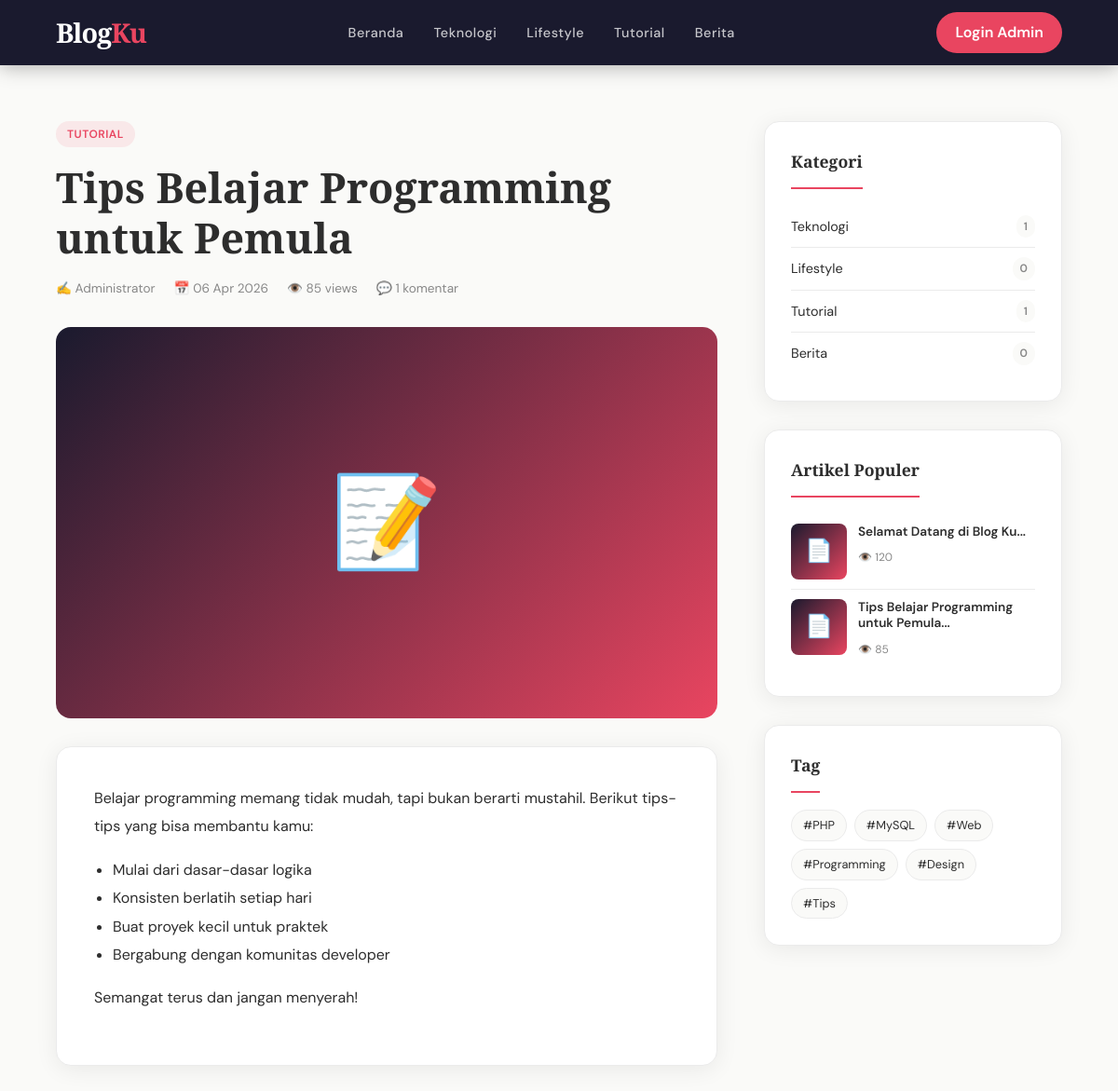
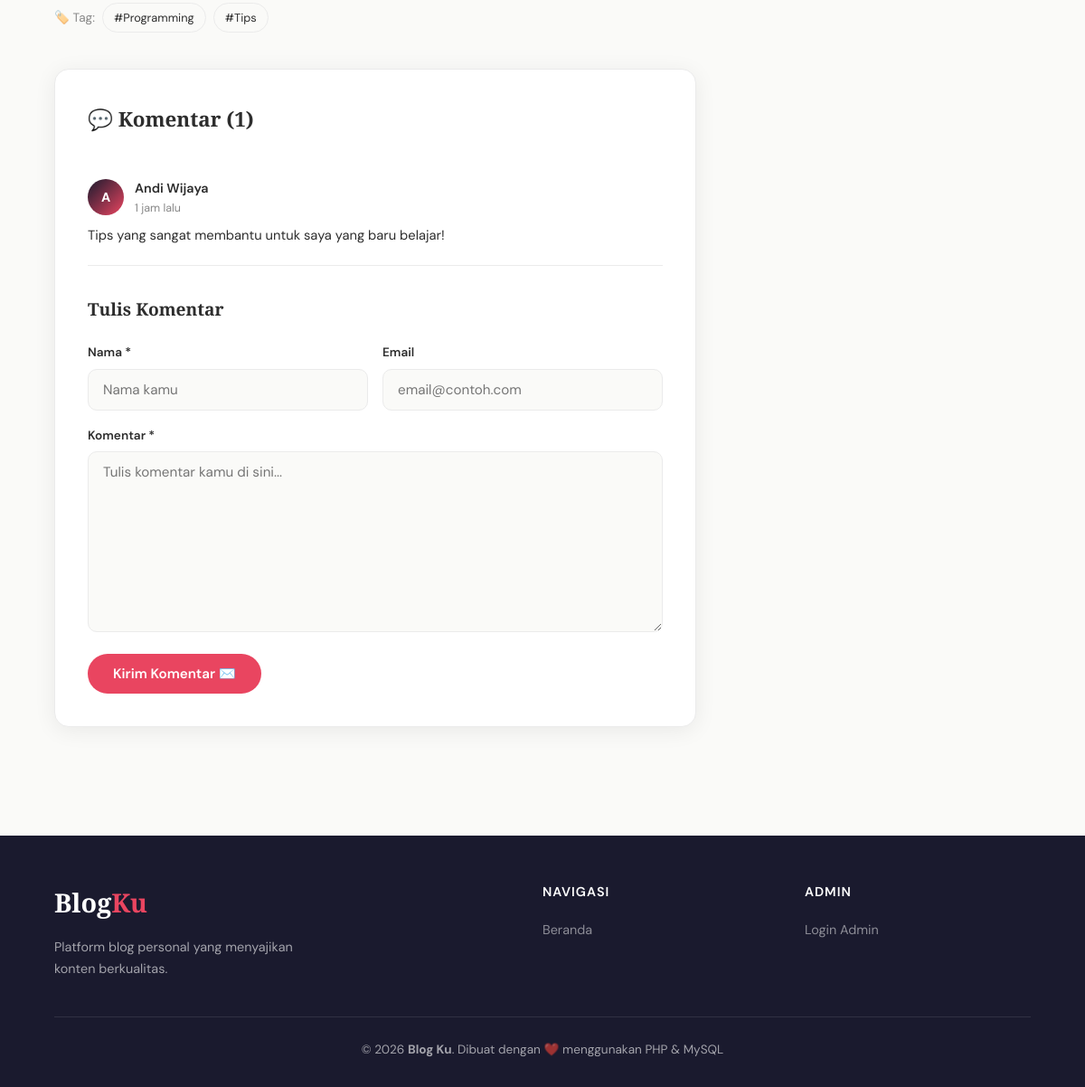
The app's page /artikel.php?slug=tips-belajar-programming-pemula with its own data (2 pictures, top to bottom).
### tables this page shows
CREATE TABLE IF NOT EXISTS kategori (
    id INT AUTO_INCREMENT PRIMARY KEY,
    nama VARCHAR(100) NOT NULL,
    slug VARCHAR(100) UNIQUE NOT NULL,
    deskripsi TEXT
);

CREATE TABLE IF NOT EXISTS artikel (
    id INT AUTO_INCREMENT PRIMARY KEY,
    judul VARCHAR(255) NOT NULL,
    slug VARCHAR(255) UNIQUE NOT NULL,
    konten LONGTEXT,
    ringkasan TEXT,
    gambar VARCHAR(255),
    id_kategori INT,
    id_user INT,
    status ENUM('draft','publish') DEFAULT 'draft',
    views INT DEFAULT 0,
    created_at TIMESTAMP DEFAULT CURRENT_TIMESTAMP,
    updated_at TIMESTAMP DEFAULT CURRENT_TIMESTAMP ON UPDATE CURRENT_TIMESTAMP,
    FOREIGN KEY (id_kategori) REFERENCES kategori(id) ON DELETE SET NULL,
    FOREIGN KEY (id_user) REFERENCES users(id) ON DELETE CASCADE
);

CREATE TABLE IF NOT EXISTS users (
    id INT AUTO_INCREMENT PRIMARY KEY,
    nama VARCHAR(100) NOT NULL,
    username VARCHAR(50) UNIQUE NOT NULL,
    password VARCHAR(255) NOT NULL,
    email VARCHAR(100) UNIQUE,
    avatar VARCHAR(255) DEFAULT 'default.png',
    role ENUM('admin','author') DEFAULT 'author',
    created_at TIMESTAMP DEFAULT CURRENT_TIMESTAMP
);

CREATE TABLE IF NOT EXISTS tag (
    id INT AUTO_INCREMENT PRIMARY KEY,
    nama VARCHAR(100) NOT NULL,
    slug VARCHAR(100) UNIQUE NOT NULL
);

CREATE TABLE IF NOT EXISTS komentar (
    id INT AUTO_INCREMENT PRIMARY KEY,
    id_artikel INT,
    nama VARCHAR(100) NOT NULL,
    email VARCHAR(100),
    isi TEXT NOT NULL,
    status ENUM('pending','approved','rejected') DEFAULT 'pending',
    created_at TIMESTAMP DEFAULT CURRENT_TIMESTAMP,
    FOREIGN KEY (id_artikel) REFERENCES artikel(id) ON DELETE CASCADE
);

### includes/functions.php (called while the page is built, shortened)
<?php
function timeAgo($datetime) {
    $now = new DateTime();
    $ago = new DateTime($datetime);
    $diff = $now->diff($ago);
    if ($diff->h > 0) return $diff->h . ' jam lalu';
    return 'Baru saja';
}

### public/artikel.php (the view, shortened to what this page needs)
<?php
require '../config/db.php';
require '../includes/functions.php';
$slug = isset($_GET['slug']) ? $_GET['slug'] : '';
$stmt = $pdo->prepare("SELECT a.*, k.nama as kategori_nama, k.slug as kategori_slug, u.nama as author_nama
    FROM artikel a LEFT JOIN kategori k ON a.id_kategori=k.id LEFT JOIN users u ON a.id_user=u.id
    WHERE a.slug=? AND a.status='publish'");
$stmt->execute([$slug]);
$art = $stmt->fetch();
$pdo->prepare("UPDATE artikel SET views=views+1 WHERE id=?")->execute([$art['id']]);
$tags = $pdo->prepare("SELECT t.* FROM tag t JOIN artikel_tag at2 ON t.id=at2.id_tag WHERE at2.id_artikel=?");
$tags->execute([$art['id']]);
$art_tags = $tags->fetchAll();
$koms = $pdo->prepare("SELECT * FROM komentar WHERE id_artikel=? AND status='approved' ORDER BY created_at ASC");
$koms->execute([$art['id']]);
$komentar = $koms->fetchAll();
$jml_komentar = count($komentar);
$kategoris = $pdo->query("SELECT k.*, COUNT(a.id) as jml FROM kategori k LEFT JOIN artikel a ON k.id=a.id_kategori AND a.status='publish' GROUP BY k.id")->fetchAll();
$all_tags = $pdo->query("SELECT * FROM tag")->fetchAll();
$populer = $pdo->query("SELECT a.* FROM artikel a WHERE a.status='publish' ORDER BY a.views DESC LIMIT 5")->fetchAll();
?>
<!DOCTYPE html>
<html lang="id">
<head>
<link rel="stylesheet" href="../assets/css/style.css">
</head>
<body>
<nav class="navbar">
  <a href="index.php" class="navbar-brand">Blog<span>Ku</span></a>
  <ul class="navbar-nav">
    <li><a href="index.php">Beranda</a></li>
    <?php foreach ($kategoris as $k): ?>
    <li><a href="index.php?kategori=<?= $k['slug'] ?>"><?= htmlspecialchars($k['nama']) ?></a></li>
    <?php endforeach; ?>
  </ul>
  <a href="../auth/login.php" class="btn-login">Login Admin</a>
</nav>
<div class="detail-container">
  <main>
    <article class="article-full">
      <header class="article-full-header">
        <div class="article-meta" style="margin-bottom:16px;">
          <?php if ($art['kategori_nama']): ?>
          <a href="index.php?kategori=<?= $art['kategori_slug'] ?>" class="badge-kategori"><?= htmlspecialchars($art['kategori_nama']) ?></a>
          <?php endif; ?>
        </div>
        <h1><?= htmlspecialchars($art['judul']) ?></h1>
        <div class="article-stats" style="margin-top:12px;">
          <span>✍️ <?= htmlspecialchars($art['author_nama']) ?></span>
          <span>📅 <?= date('d M Y', strtotime($art['created_at'])) ?></span>
          <span>👁️ <?= number_format($art['views']) ?> views</span>
          <span>💬 <?= $jml_komentar ?> komentar</span>
        </div>
      </header>
      <div class="article-full-img">
        <?php if ($art['gambar'] && file_exists("../assets/img/".$art['gambar'])): ?>
          <img src="../assets/img/<?= $art['gambar'] ?>" alt="<?= htmlspecialchars($art['judul']) ?>" style="width:100%;height:100%;object-fit:cover;border-radius:var(--radius);">
        <?php else: ?>📝<?php endif; ?>
      </div>
      <div class="article-content">
        <?= $art['konten'] ?>
      </div>
      <?php if (!empty($art_tags)): ?>
      <div class="article-tags">
        <span>🏷️ Tag:</span>
        <?php foreach ($art_tags as $t): ?>
        <a href="index.php?tag=<?= $t['slug'] ?>" class="tag-item">#<?= htmlspecialchars($t['nama']) ?></a>
        <?php endforeach; ?>
      </div>
      <?php endif; ?>
    </article>
    <div class="komentar-section">
      <h3>💬 Komentar (<?= $jml_komentar ?>)</h3>
      <?php foreach ($komentar as $k): ?>
      <div class="komentar-item">
        <div class="komentar-header">
          <div class="komentar-avatar"><?= strtoupper(substr($k['nama'],0,1)) ?></div>
          <div>
            <div class="komentar-name"><?= htmlspecialchars($k['nama']) ?></div>
            <div class="komentar-date"><?= timeAgo($k['created_at']) ?></div>
          </div>
        </div>
        <p class="komentar-isi"><?= nl2br(htmlspecialchars($k['isi'])) ?></p>
      </div>
      <?php endforeach; ?>
      <div class="form-komentar">
        <h4>Tulis Komentar</h4>
        <form method="POST">
          <div class="form-row">
            <div class="form-group">
              <label>Nama *</label>
              <input type="text" name="nama" class="form-control" placeholder="Nama kamu" required>
            </div>
            <div class="form-group">
              <label>Email</label>
              <input type="email" name="email" class="form-control" placeholder="email@contoh.com">
            </div>
          </div>
          <div class="form-group">
            <label>Komentar *</label>
            <textarea name="isi" class="form-control" rows="4" placeholder="Tulis komentar kamu di sini..." required></textarea>
          </div>
          <button type="submit" name="kirim_komentar" class="btn-primary">Kirim Komentar ✉️</button>
        </form>
      </div>
    </div>
  </main>
  <aside class="sidebar">
    <div class="sidebar-widget">
      <div class="widget-title">Kategori</div>
      <ul class="kategori-list">
        <?php foreach ($kategoris as $k): ?>
        <li><a href="index.php?kategori=<?= $k['slug'] ?>"><?= htmlspecialchars($k['nama']) ?><span><?= $k['jml'] ?></span></a></li>
        <?php endforeach; ?>
      </ul>
    </div>
    <div class="sidebar-widget">
      <div class="widget-title">Artikel Populer</div>
      <?php foreach ($populer as $p): ?>
      <div class="artikel-populer-item">
        <div class="artikel-populer-img">📄</div>
        <div class="artikel-populer-info">
          <h4><a href="artikel.php?slug=<?= $p['slug'] ?>"><?= htmlspecialchars(substr($p['judul'],0,45)) ?>...</a></h4>
          <span>👁️ <?= number_format($p['views']) ?></span>
        </div>
      </div>
      <?php endforeach; ?>
    </div>
    <div class="sidebar-widget">
      <div class="widget-title">Tag</div>
      <div class="tag-cloud">
        <?php foreach ($all_tags as $t): ?>
        <a href="index.php?tag=<?= $t['slug'] ?>" class="tag-item">#<?= htmlspecialchars($t['nama']) ?></a>
        <?php endforeach; ?>
      </div>
    </div>
  </aside>
</div>
<footer class="footer">
  <div class="footer-grid">
    <div>
      <div class="footer-brand">Blog<span>Ku</span></div>
      <p style="font-size:0.9rem;max-width:280px;line-height:1.7;">Platform blog personal yang menyajikan konten berkualitas.</p>
    </div>
    <div>
      <h4>Navigasi</h4>
      <ul><li><a href="index.php">Beranda</a></li></ul>
    </div>
    <div>
      <h4>Admin</h4>
      <ul><li><a href="../auth/login.php">Login Admin</a></li></ul>
    </div>
  </div>
  <div class="footer-bottom">
    <p>© <?= date('Y') ?> <strong>Blog Ku</strong>. Dibuat dengan ❤️ menggunakan PHP & MySQL</p>
  </div>
</footer>
</body>
</html>

### records on screen
kategori: nama "Teknologi", jml "1"
kategori: nama "Lifestyle", jml "0"
kategori: nama "Tutorial", jml "1"
kategori: nama "Berita", jml "0"
artikel: id_kategori.nama "TUTORIAL", judul "Tips Belajar Programming untuk Pemula", id_user.nama "Administrator", created_at "06 Apr 2026", views "85", konten "Belajar programming memang tidak mudah, tapi bukan berarti mustahil. Berikut tips-tips yang bisa membantu kamu: Mulai dari dasar-dasar logika Konsisten berlatih setiap hari Buat proyek kecil untuk praktek Bergabung dengan komunitas developer Semangat terus dan jangan menyerah!"
tag: nama "Programming"
tag: nama "Tips"
komentar: nama "A", nama "Andi Wijaya", created_at "1 jam lalu", isi "Tips yang sangat membantu untuk saya yang baru belajar!"
artikel: judul "Selamat Datang di Blog Ku", views "120"
tag: nama "PHP"
tag: nama "MySQL"
tag: nama "Web"
tag: nama "Design"

### other values on screen
$jml_komentar "1"
